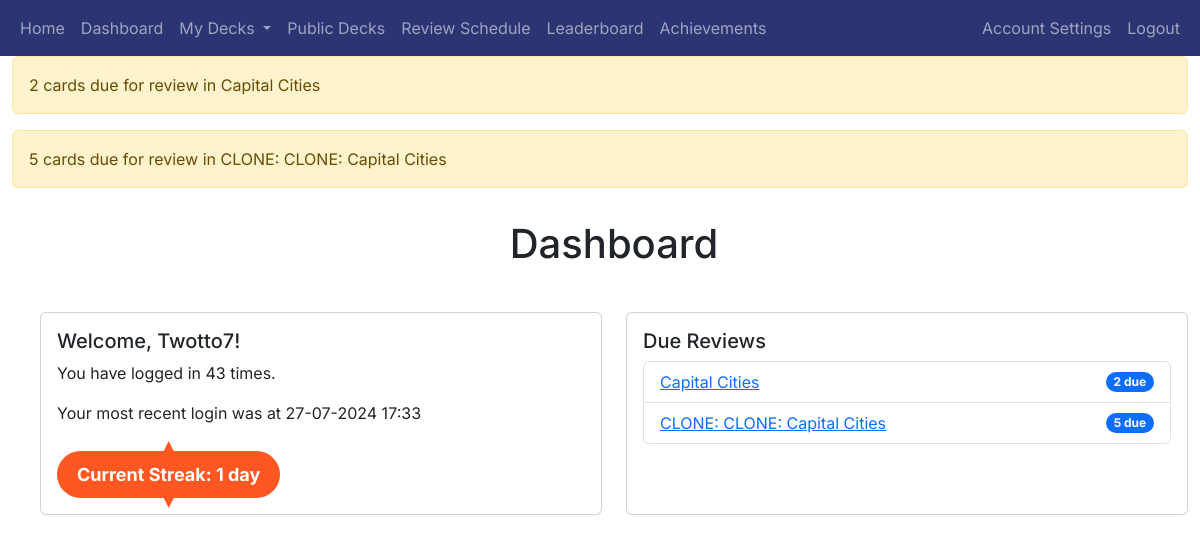
The page /dashboard (signed in) on the database as committed earlier.
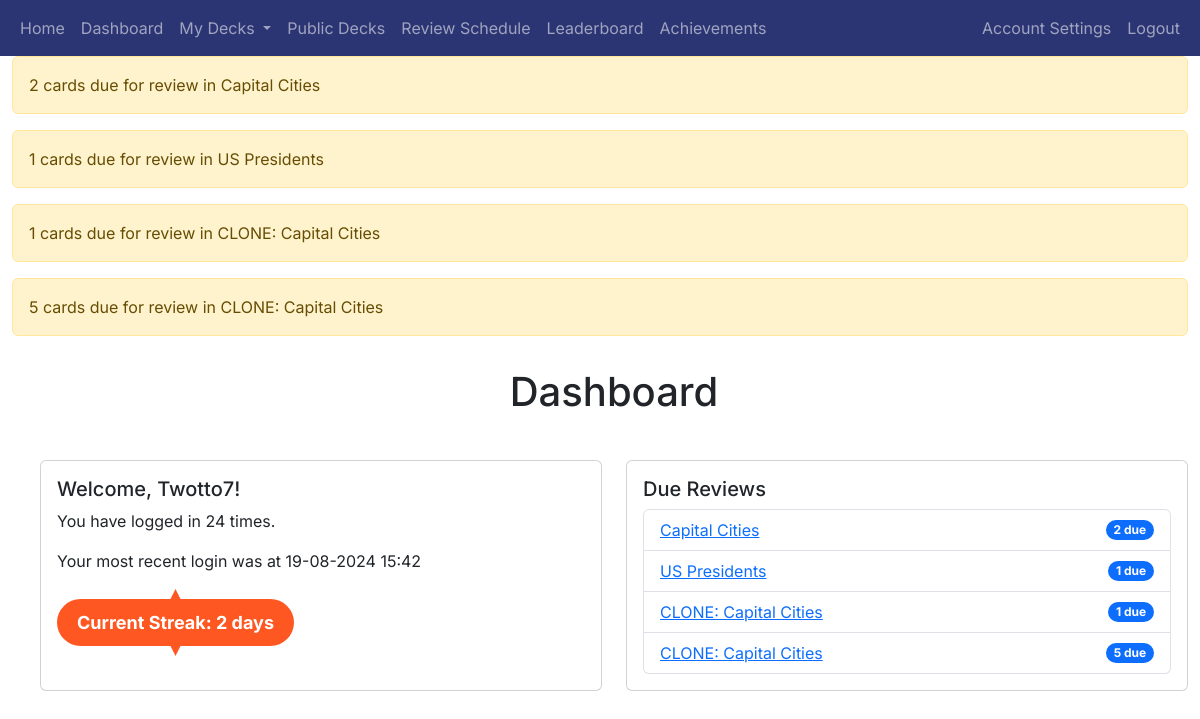
The same page on the database as committed later.
### app/decks/models.py (models this page shows, shortened)
class Deck(db.Model):
    deck_id = db.Column(db.Integer, primary_key=True)
    name = db.Column(db.String(100), nullable=False)
    user_id = db.Column(db.Integer, db.ForeignKey('user.user_id'), nullable=False)
    created_at = db.Column(db.DateTime, nullable=False, default=datetime.utcnow)
    shared = db.Column(db.Boolean, default=False)
    review_start_date = db.Column(db.DateTime, nullable=True)
    cards = db.relationship('Card', backref='deck', cascade='all, delete-orphan', lazy=True)

### app/main/routes.py (the view)
@main_blueprint.route('/dashboard')
@login_required
def dashboard():
    user_decks = Deck.query.filter_by(user_id=current_user.user_id).all()
    due_reviews = []
    for deck in user_decks:
        due_count = Card.query.filter(
            Card.deck_id == deck.deck_id,
            Card.next_review_date <= datetime.utcnow()
        ).count()
        if due_count > 0:
            due_reviews.append({
                'deck_id': deck.deck_id,
                'name': deck.name,
                'due_count': due_count
            })
            flash(f'{due_count} cards due for review in {deck.name}', 'warning')
    login_events = LoginEvent.query.filter_by(user_id=current_user.user_id).order_by(LoginEvent.timestamp.desc()).all()
    previous_login_time = login_events[1].timestamp if len(login_events) > 1 else None
    if previous_login_time:
        bst = timezone('Europe/London')
        previous_login_time = previous_login_time.replace(tzinfo=pytz.utc).astimezone(bst)
        previous_login_time_str = previous_login_time.strftime('%d-%m-%Y %H:%M')
    else:
        previous_login_time_str = 'N/A'
    streak = session.get('streak', 1)
    user_info = {
        'username': current_user.username,
        'login_count': current_user.get_login_count(current_user.user_id),
        'last_login_at': previous_login_time_str,
        'current_streak': streak  # Add the current streak to user_info
    }
    return render_template('dashboard.html', due_reviews=due_reviews, user_info=user_info)

### app/__init__.py (called while the page is built)
@login_manager.user_loader
def load_user(user_id):
    return User.query.get(int(user_id))

### app/auth/models.py (called while the page is built)
    def get_login_count(self, user_id):
        return LoginEvent.query.filter_by(user_id=user_id).count()

### app/main/templates/dashboard.html (shortened to what this page needs)
{% extends "base.html" %}
{% block heading %}Dashboard{% endblock %}
{% block content %}
<div class="container mt-1" style="max-width: 1500px;">
    <div class="row">
        <div class="col-md-6 mb-4">
            <div class="card h-100">
                <div class="card-body">
                    <h5 class="card-title">Welcome, {{ user_info.username }}!</h5>
                    <p class="card-text">You have logged in {{ user_info.login_count }} times.</p>
                    <p class="card-text">Your most recent login was at {{ user_info.last_login_at }}</p>
                    <div class="streak-badge">
    Current Streak: {{ user_info.current_streak }} {{ 'day' if user_info.current_streak == 1 else 'days' }}
                    </div>
                </div>
            </div>
        </div>
        <div class="col-md-6 mb-4">
            <div class="card h-100">
                <div class="card-body">
                    <h5 class="card-title">Due Reviews</h5>
                    {% if due_reviews %}
                        <ul class="list-group">
                            {% for review in due_reviews %}
                                <li class="list-group-item d-flex justify-content-between align-items-center">
                                    <a href="{{ url_for('review.start_review', deck_id=review.deck_id) }}">{{ review.name }}</a>
                                    <span class="badge bg-primary rounded-pill">{{ review.due_count }} due</span>
                                </li>
                            {% endfor %}
                        </ul>
                    {% else %}
                        <p class="card-text">No reviews due at the moment.</p>
                    {% endif %}
                </div>
            </div>
        </div>
    </div>
</div>
{% endblock %}

Rows that differ between the two databases and show on the page:
no longer on this page (row edited): Deck: name "CLONE: CLONE: Capital Cities", due_count "5"
added Deck: name "US Presidents", due_count "1"
now on this page (row edited): Deck: name "CLONE: Capital Cities", due_count "1"
now on this page (row edited): Deck: name "CLONE: Capital Cities", due_count "5"
Other text that changed with them:
{{ user_info.login_count }}: "43" → "24"
{{ user_info.last_login_at }}: "27-07-2024 17:33" → "19-08-2024 15:42"
{{ user_info.current_streak }}: "1" → "2"
{{ 'day' if user_info.current_streak == 1 else 'days' }}: "day" → "days"
new list line: "1 cards due for review in US Presidents"
new list line: "1 cards due for review in CLONE: Capital Cities"
new list line: "5 cards due for review in CLONE: Capital Cities"
list line gone: "5 cards due for review in CLONE: CLONE: Capital Cities"
